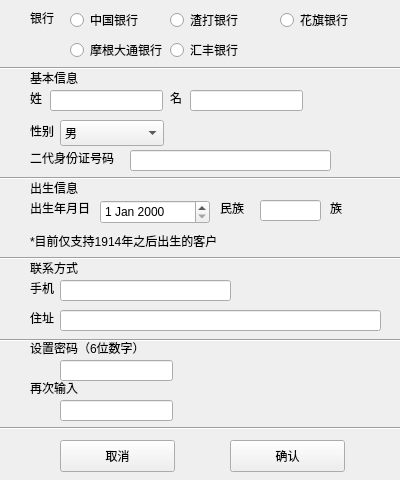
<?xml version="1.0" encoding="UTF-8"?>
<ui version="4.0">
 <class>Register</class>
 <widget class="QWidget" name="Register">
  <property name="geometry">
   <rect>
    <x>0</x>
    <y>0</y>
    <width>400</width>
    <height>480</height>
   </rect>
  </property>
  <property name="windowTitle">
   <string>Form</string>
  </property>
  <widget class="QLabel" name="label">
   <property name="geometry">
    <rect>
     <x>30</x>
     <y>10</y>
     <width>41</width>
     <height>16</height>
    </rect>
   </property>
   <property name="text">
    <string>银行</string>
   </property>
  </widget>
  <widget class="QRadioButton" name="zhongguo">
   <property name="geometry">
    <rect>
     <x>70</x>
     <y>10</y>
     <width>102</width>
     <height>20</height>
    </rect>
   </property>
   <property name="text">
    <string>中国银行</string>
   </property>
  </widget>
  <widget class="QRadioButton" name="zhada">
   <property name="geometry">
    <rect>
     <x>170</x>
     <y>10</y>
     <width>102</width>
     <height>20</height>
    </rect>
   </property>
   <property name="text">
    <string>渣打银行</string>
   </property>
  </widget>
  <widget class="QRadioButton" name="huaqi">
   <property name="geometry">
    <rect>
     <x>280</x>
     <y>10</y>
     <width>102</width>
     <height>20</height>
    </rect>
   </property>
   <property name="text">
    <string>花旗银行</string>
   </property>
  </widget>
  <widget class="QRadioButton" name="mogendatong">
   <property name="geometry">
    <rect>
     <x>70</x>
     <y>40</y>
     <width>102</width>
     <height>20</height>
    </rect>
   </property>
   <property name="text">
    <string>摩根大通银行</string>
   </property>
  </widget>
  <widget class="QRadioButton" name="huifeng">
   <property name="geometry">
    <rect>
     <x>170</x>
     <y>40</y>
     <width>102</width>
     <height>20</height>
    </rect>
   </property>
   <property name="text">
    <string>汇丰银行</string>
   </property>
  </widget>
  <widget class="QLabel" name="label_2">
   <property name="geometry">
    <rect>
     <x>30</x>
     <y>90</y>
     <width>59</width>
     <height>16</height>
    </rect>
   </property>
   <property name="text">
    <string>姓</string>
   </property>
  </widget>
  <widget class="QLabel" name="label_3">
   <property name="geometry">
    <rect>
     <x>170</x>
     <y>90</y>
     <width>59</width>
     <height>16</height>
    </rect>
   </property>
   <property name="text">
    <string>名</string>
   </property>
  </widget>
  <widget class="QLineEdit" name="lastname">
   <property name="geometry">
    <rect>
     <x>50</x>
     <y>90</y>
     <width>113</width>
     <height>21</height>
    </rect>
   </property>
   <property name="clearButtonEnabled">
    <bool>true</bool>
   </property>
  </widget>
  <widget class="QLineEdit" name="firstname">
   <property name="geometry">
    <rect>
     <x>190</x>
     <y>90</y>
     <width>113</width>
     <height>21</height>
    </rect>
   </property>
   <property name="echoMode">
    <enum>QLineEdit::Normal</enum>
   </property>
   <property name="clearButtonEnabled">
    <bool>true</bool>
   </property>
  </widget>
  <widget class="QLabel" name="label_4">
   <property name="geometry">
    <rect>
     <x>30</x>
     <y>150</y>
     <width>101</width>
     <height>16</height>
    </rect>
   </property>
   <property name="text">
    <string>二代身份证号码</string>
   </property>
  </widget>
  <widget class="QLineEdit" name="idnumber">
   <property name="geometry">
    <rect>
     <x>130</x>
     <y>150</y>
     <width>201</width>
     <height>21</height>
    </rect>
   </property>
   <property name="maxLength">
    <number>18</number>
   </property>
   <property name="clearButtonEnabled">
    <bool>true</bool>
   </property>
  </widget>
  <widget class="QLabel" name="label_5">
   <property name="geometry">
    <rect>
     <x>30</x>
     <y>120</y>
     <width>61</width>
     <height>21</height>
    </rect>
   </property>
   <property name="text">
    <string>性别</string>
   </property>
  </widget>
  <widget class="QComboBox" name="gender">
   <property name="geometry">
    <rect>
     <x>60</x>
     <y>120</y>
     <width>104</width>
     <height>26</height>
    </rect>
   </property>
   <item>
    <property name="text">
     <string>男</string>
    </property>
   </item>
   <item>
    <property name="text">
     <string>女</string>
    </property>
   </item>
  </widget>
  <widget class="QLabel" name="label_6">
   <property name="geometry">
    <rect>
     <x>30</x>
     <y>260</y>
     <width>59</width>
     <height>16</height>
    </rect>
   </property>
   <property name="text">
    <string>联系方式</string>
   </property>
  </widget>
  <widget class="QLabel" name="label_7">
   <property name="geometry">
    <rect>
     <x>30</x>
     <y>280</y>
     <width>59</width>
     <height>16</height>
    </rect>
   </property>
   <property name="text">
    <string>手机</string>
   </property>
  </widget>
  <widget class="Line" name="line">
   <property name="geometry">
    <rect>
     <x>0</x>
     <y>60</y>
     <width>401</width>
     <height>16</height>
    </rect>
   </property>
   <property name="orientation">
    <enum>Qt::Horizontal</enum>
   </property>
  </widget>
  <widget class="QLabel" name="label_8">
   <property name="geometry">
    <rect>
     <x>30</x>
     <y>70</y>
     <width>59</width>
     <height>16</height>
    </rect>
   </property>
   <property name="text">
    <string>基本信息</string>
   </property>
  </widget>
  <widget class="Line" name="line_2">
   <property name="geometry">
    <rect>
     <x>-10</x>
     <y>170</y>
     <width>411</width>
     <height>16</height>
    </rect>
   </property>
   <property name="orientation">
    <enum>Qt::Horizontal</enum>
   </property>
  </widget>
  <widget class="QLineEdit" name="cellphonenumber">
   <property name="geometry">
    <rect>
     <x>60</x>
     <y>280</y>
     <width>171</width>
     <height>21</height>
    </rect>
   </property>
   <property name="clearButtonEnabled">
    <bool>true</bool>
   </property>
  </widget>
  <widget class="QLabel" name="label_9">
   <property name="geometry">
    <rect>
     <x>30</x>
     <y>310</y>
     <width>59</width>
     <height>16</height>
    </rect>
   </property>
   <property name="text">
    <string>住址</string>
   </property>
  </widget>
  <widget class="QLineEdit" name="address">
   <property name="geometry">
    <rect>
     <x>60</x>
     <y>310</y>
     <width>321</width>
     <height>21</height>
    </rect>
   </property>
   <property name="clearButtonEnabled">
    <bool>true</bool>
   </property>
  </widget>
  <widget class="Line" name="line_3">
   <property name="geometry">
    <rect>
     <x>-10</x>
     <y>330</y>
     <width>411</width>
     <height>20</height>
    </rect>
   </property>
   <property name="orientation">
    <enum>Qt::Horizontal</enum>
   </property>
  </widget>
  <widget class="QLabel" name="label_10">
   <property name="geometry">
    <rect>
     <x>30</x>
     <y>340</y>
     <width>121</width>
     <height>16</height>
    </rect>
   </property>
   <property name="text">
    <string>设置密码（6位数字）</string>
   </property>
  </widget>
  <widget class="QLineEdit" name="password2">
   <property name="geometry">
    <rect>
     <x>60</x>
     <y>400</y>
     <width>113</width>
     <height>21</height>
    </rect>
   </property>
   <property name="maxLength">
    <number>6</number>
   </property>
   <property name="echoMode">
    <enum>QLineEdit::Password</enum>
   </property>
   <property name="clearButtonEnabled">
    <bool>true</bool>
   </property>
  </widget>
  <widget class="QLineEdit" name="password">
   <property name="geometry">
    <rect>
     <x>60</x>
     <y>360</y>
     <width>113</width>
     <height>21</height>
    </rect>
   </property>
   <property name="inputMethodHints">
    <set>Qt::ImhHiddenText|Qt::ImhNoAutoUppercase|Qt::ImhNoPredictiveText|Qt::ImhSensitiveData</set>
   </property>
   <property name="inputMask">
    <string/>
   </property>
   <property name="maxLength">
    <number>6</number>
   </property>
   <property name="echoMode">
    <enum>QLineEdit::Password</enum>
   </property>
   <property name="clearButtonEnabled">
    <bool>true</bool>
   </property>
  </widget>
  <widget class="QLabel" name="label_11">
   <property name="geometry">
    <rect>
     <x>30</x>
     <y>380</y>
     <width>59</width>
     <height>16</height>
    </rect>
   </property>
   <property name="text">
    <string>再次输入</string>
   </property>
  </widget>
  <widget class="Line" name="line_4">
   <property name="geometry">
    <rect>
     <x>0</x>
     <y>420</y>
     <width>471</width>
     <height>16</height>
    </rect>
   </property>
   <property name="orientation">
    <enum>Qt::Horizontal</enum>
   </property>
  </widget>
  <widget class="QPushButton" name="cancel">
   <property name="geometry">
    <rect>
     <x>60</x>
     <y>440</y>
     <width>115</width>
     <height>32</height>
    </rect>
   </property>
   <property name="text">
    <string>取消</string>
   </property>
  </widget>
  <widget class="QPushButton" name="confirm">
   <property name="geometry">
    <rect>
     <x>230</x>
     <y>440</y>
     <width>115</width>
     <height>32</height>
    </rect>
   </property>
   <property name="text">
    <string>确认</string>
   </property>
  </widget>
  <widget class="QLabel" name="label_12">
   <property name="geometry">
    <rect>
     <x>30</x>
     <y>180</y>
     <width>59</width>
     <height>16</height>
    </rect>
   </property>
   <property name="text">
    <string>出生信息</string>
   </property>
  </widget>
  <widget class="QLabel" name="label_13">
   <property name="geometry">
    <rect>
     <x>30</x>
     <y>200</y>
     <width>71</width>
     <height>16</height>
    </rect>
   </property>
   <property name="text">
    <string>出生年月日</string>
   </property>
  </widget>
  <widget class="QDateEdit" name="birth">
   <property name="geometry">
    <rect>
     <x>100</x>
     <y>200</y>
     <width>110</width>
     <height>24</height>
    </rect>
   </property>
  </widget>
  <widget class="QLabel" name="label_14">
   <property name="geometry">
    <rect>
     <x>30</x>
     <y>230</y>
     <width>211</width>
     <height>21</height>
    </rect>
   </property>
   <property name="text">
    <string>*目前仅支持1914年之后出生的客户</string>
   </property>
  </widget>
  <widget class="QLabel" name="label_15">
   <property name="geometry">
    <rect>
     <x>220</x>
     <y>200</y>
     <width>59</width>
     <height>16</height>
    </rect>
   </property>
   <property name="text">
    <string>民族</string>
   </property>
  </widget>
  <widget class="QLineEdit" name="nation">
   <property name="geometry">
    <rect>
     <x>260</x>
     <y>200</y>
     <width>61</width>
     <height>21</height>
    </rect>
   </property>
   <property name="clearButtonEnabled">
    <bool>true</bool>
   </property>
  </widget>
  <widget class="Line" name="line_5">
   <property name="geometry">
    <rect>
     <x>0</x>
     <y>250</y>
     <width>401</width>
     <height>16</height>
    </rect>
   </property>
   <property name="orientation">
    <enum>Qt::Horizontal</enum>
   </property>
  </widget>
  <widget class="QLabel" name="label_16">
   <property name="geometry">
    <rect>
     <x>330</x>
     <y>200</y>
     <width>59</width>
     <height>16</height>
    </rect>
   </property>
   <property name="text">
    <string>族</string>
   </property>
  </widget>
 </widget>
 <tabstops>
  <tabstop>zhongguo</tabstop>
  <tabstop>zhada</tabstop>
  <tabstop>huaqi</tabstop>
  <tabstop>mogendatong</tabstop>
  <tabstop>huifeng</tabstop>
  <tabstop>lastname</tabstop>
  <tabstop>firstname</tabstop>
  <tabstop>gender</tabstop>
  <tabstop>idnumber</tabstop>
  <tabstop>birth</tabstop>
  <tabstop>nation</tabstop>
  <tabstop>cellphonenumber</tabstop>
  <tabstop>address</tabstop>
  <tabstop>password</tabstop>
  <tabstop>password2</tabstop>
  <tabstop>cancel</tabstop>
  <tabstop>confirm</tabstop>
 </tabstops>
 <resources/>
 <connections>
  <connection>
   <sender>nation</sender>
   <signal>returnPressed()</signal>
   <receiver>confirm</receiver>
   <slot>setFocus()</slot>
   <hints>
    <hint type="sourcelabel">
     <x>268</x>
     <y>213</y>
    </hint>
    <hint type="destinationlabel">
     <x>256</x>
     <y>455</y>
    </hint>
   </hints>
  </connection>
  <connection>
   <sender>firstname</sender>
   <signal>returnPressed()</signal>
   <receiver>confirm</receiver>
   <slot>setFocus()</slot>
   <hints>
    <hint type="sourcelabel">
     <x>236</x>
     <y>105</y>
    </hint>
    <hint type="destinationlabel">
     <x>278</x>
     <y>441</y>
    </hint>
   </hints>
  </connection>
  <connection>
   <sender>password</sender>
   <signal>returnPressed()</signal>
   <receiver>confirm</receiver>
   <slot>setFocus()</slot>
   <hints>
    <hint type="sourcelabel">
     <x>150</x>
     <y>372</y>
    </hint>
    <hint type="destinationlabel">
     <x>297</x>
     <y>448</y>
    </hint>
   </hints>
  </connection>
  <connection>
   <sender>lastname</sender>
   <signal>returnPressed()</signal>
   <receiver>confirm</receiver>
   <slot>setFocus()</slot>
   <hints>
    <hint type="sourcelabel">
     <x>59</x>
     <y>110</y>
    </hint>
    <hint type="destinationlabel">
     <x>326</x>
     <y>454</y>
    </hint>
   </hints>
  </connection>
  <connection>
   <sender>password2</sender>
   <signal>returnPressed()</signal>
   <receiver>confirm</receiver>
   <slot>setFocus()</slot>
   <hints>
    <hint type="sourcelabel">
     <x>171</x>
     <y>405</y>
    </hint>
    <hint type="destinationlabel">
     <x>312</x>
     <y>450</y>
    </hint>
   </hints>
  </connection>
  <connection>
   <sender>cellphonenumber</sender>
   <signal>returnPressed()</signal>
   <receiver>confirm</receiver>
   <slot>setFocus()</slot>
   <hints>
    <hint type="sourcelabel">
     <x>162</x>
     <y>283</y>
    </hint>
    <hint type="destinationlabel">
     <x>288</x>
     <y>457</y>
    </hint>
   </hints>
  </connection>
  <connection>
   <sender>address</sender>
   <signal>returnPressed()</signal>
   <receiver>confirm</receiver>
   <slot>setFocus()</slot>
   <hints>
    <hint type="sourcelabel">
     <x>176</x>
     <y>313</y>
    </hint>
    <hint type="destinationlabel">
     <x>264</x>
     <y>454</y>
    </hint>
   </hints>
  </connection>
  <connection>
   <sender>idnumber</sender>
   <signal>returnPressed()</signal>
   <receiver>Register</receiver>
   <slot>setFocus()</slot>
   <hints>
    <hint type="sourcelabel">
     <x>170</x>
     <y>165</y>
    </hint>
    <hint type="destinationlabel">
     <x>301</x>
     <y>437</y>
    </hint>
   </hints>
  </connection>
 </connections>
</ui>
